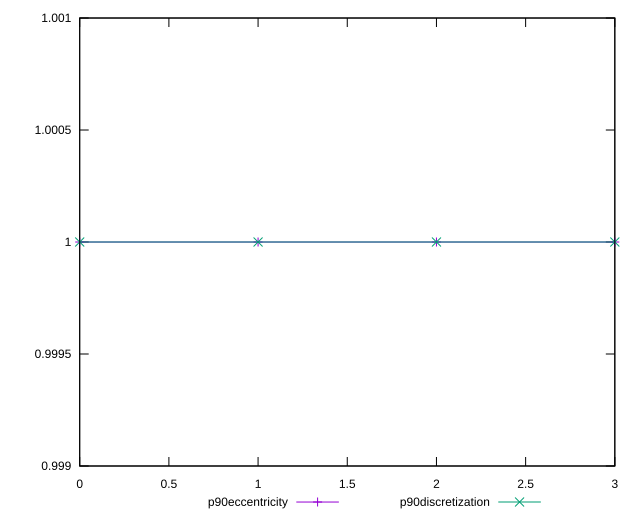

Recreate this plot in gnuplot.
reset

$p90Eccentricity <<EOF
0 0.9999999999999997
1 0.9999999999999996
2 1.0000000000000002
3 0.9999999999999996
EOF

$p90Discretization <<EOF
0 1
1 1
2 1
3 1
EOF

set key outside below
set xrange [0:3]
set yrange [0.9989999999999996:1.0010000000000001]
set trange [0.9989999999999996:1.0010000000000001]
set terminal svg size 640, 520 enhanced background rgb 'white'
set output "reports/report_00030_2021-02-24T20-42-31.540Z/server-response-time/progression/eccentricity.svg"

plot $p90Eccentricity title "p90eccentricity" with linespoints, \
     $p90Discretization title "p90discretization" with linespoints

reset
